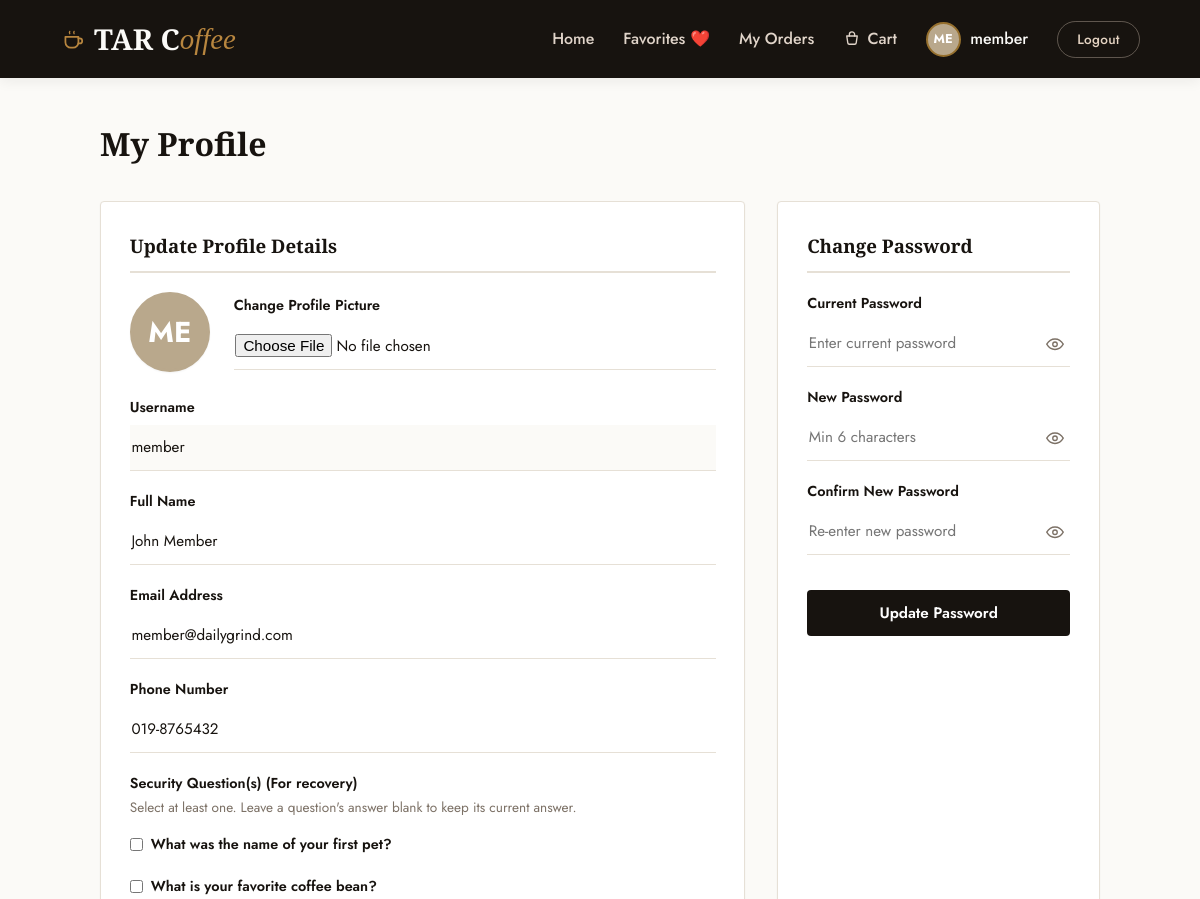
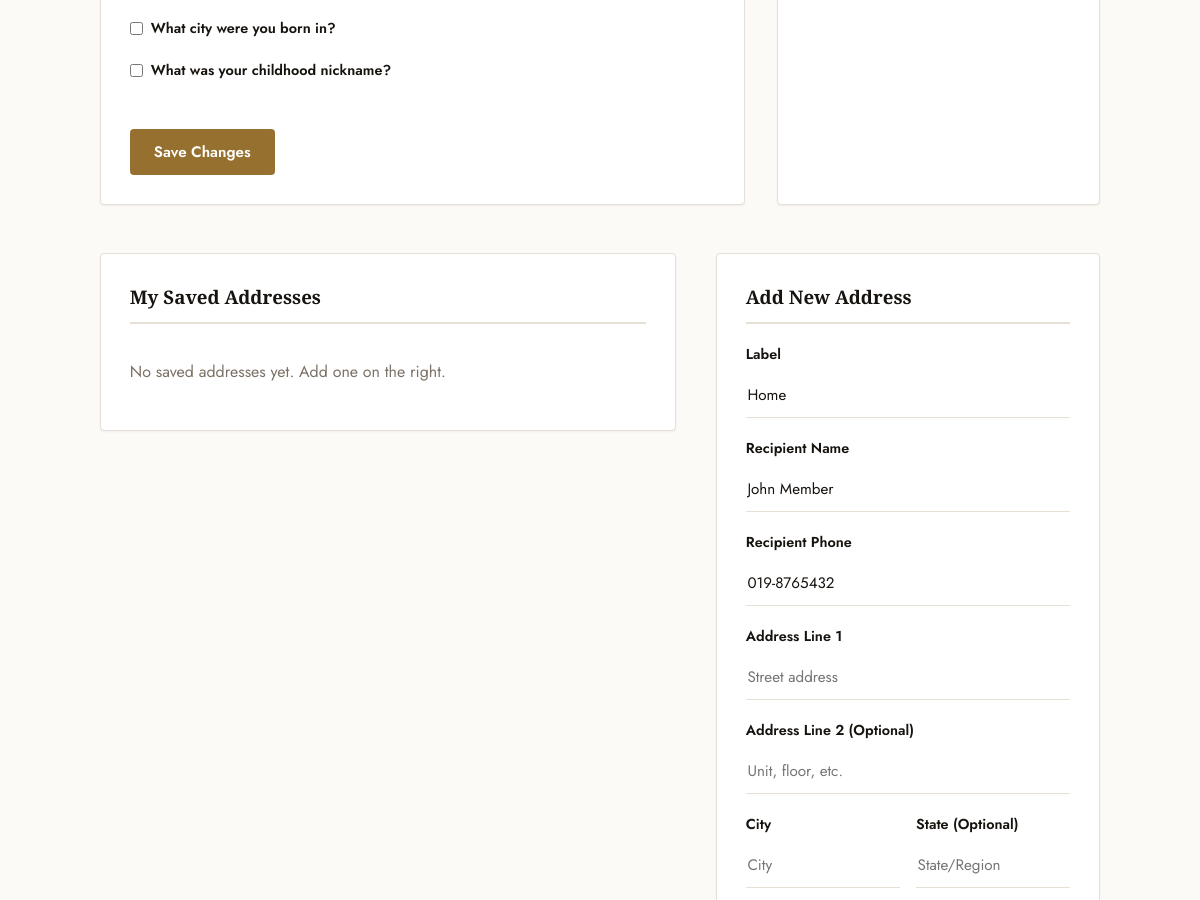
The page /profile.php (signed in, upper part) on the database as committed earlier (2 pictures, top to bottom).
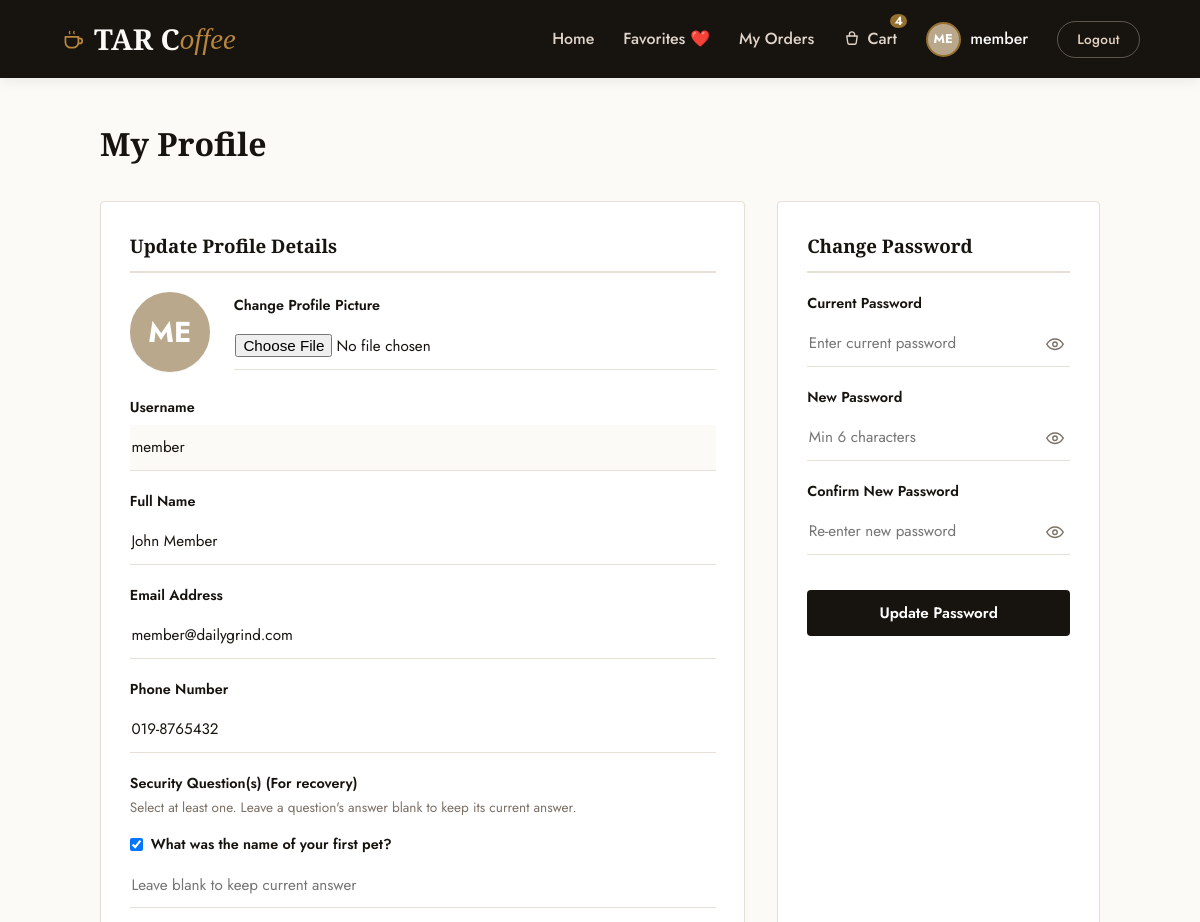
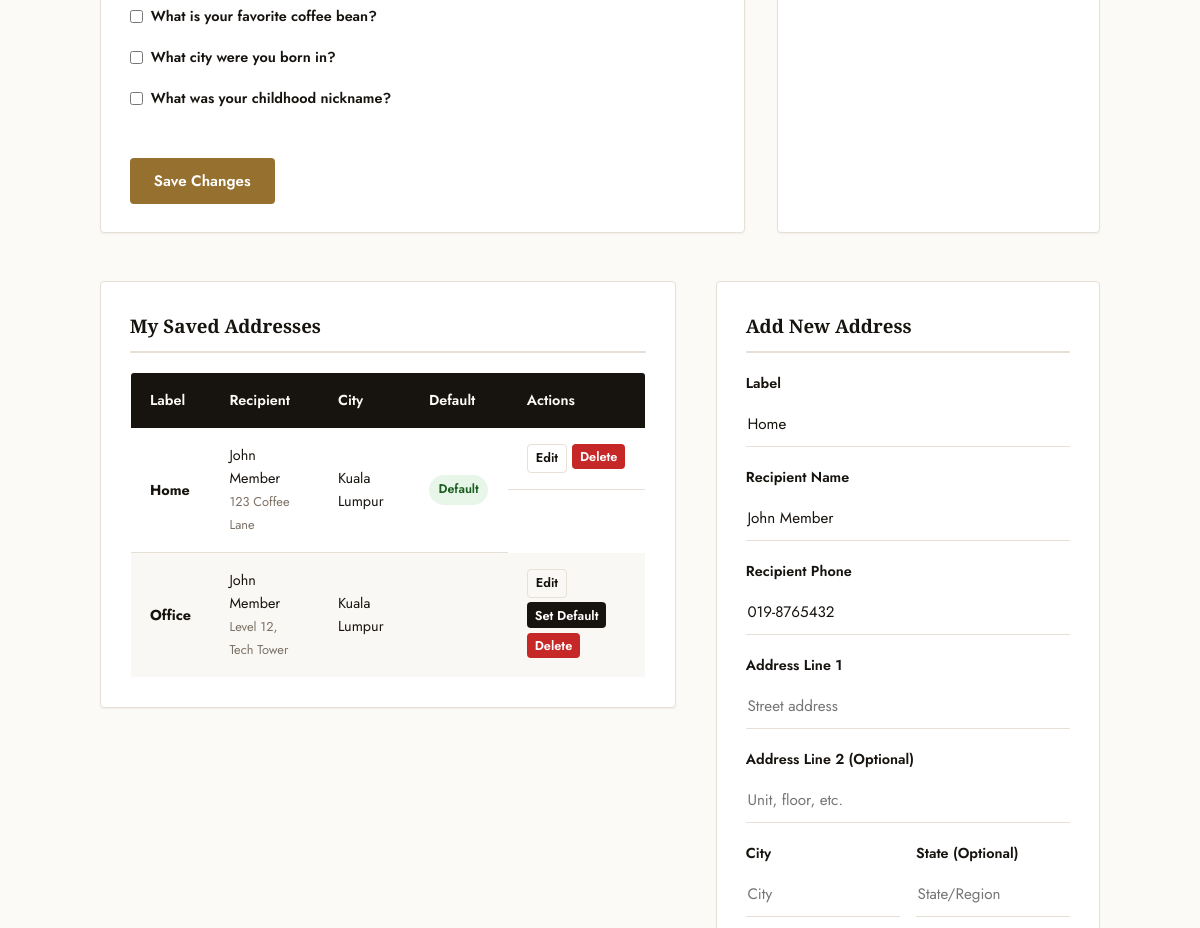
The same page on the database as committed later (2 pictures, top to bottom).
### tables this page shows
CREATE TABLE `user_addresses` (
  `id` INT AUTO_INCREMENT PRIMARY KEY,
  `user_id` INT NOT NULL,
  `address_label` VARCHAR(50) NOT NULL DEFAULT 'Home', 
  `recipient_name` VARCHAR(100) NOT NULL,            
  `recipient_phone` VARCHAR(20) NOT NULL,
  `address_line_1` VARCHAR(255) NOT NULL,
  `address_line_2` VARCHAR(255) DEFAULT NULL,
  `city` VARCHAR(100) NOT NULL,
  `state` VARCHAR(100) DEFAULT NULL,
  `zip_code` VARCHAR(20) NOT NULL,
  `is_default` TINYINT(1) NOT NULL DEFAULT 0,          
  `created_at` TIMESTAMP DEFAULT CURRENT_TIMESTAMP,
  FOREIGN KEY (`user_id`) REFERENCES `users` (`id`) ON DELETE CASCADE,
  INDEX `idx_user_addresses_lookup` (`user_id`)        
);

### includes/auth.php (called while the page is built, shortened)
<?php
function is_logged_in() {
    return isset($_SESSION['user_id']);
}
function is_admin() {
    return is_logged_in() && in_array($_SESSION['user_role'] ?? '', ['admin', 'super_admin'], true);
}
function is_member() {
    return is_logged_in() && isset($_SESSION['user_role']) && $_SESSION['user_role'] === 'member';
}
?>

### profile.php (the view, shortened to what the changed rows need)
<?php
require_once __DIR__ . '/includes/header.php';
$user = get_logged_in_user($pdo);
$questions = [
    'pet' => 'What was the name of your first pet?',
    'coffee' => 'What is your favorite coffee bean?',
    'city' => 'What city were you born in?',
    'nickname' => 'What was your childhood nickname?'
];
$sec_stmt = $pdo->prepare("SELECT security_question FROM user_security_answers WHERE user_id = ?");
$sec_stmt->execute([$user['id']]);
$current_questions = $sec_stmt->fetchAll(PDO::FETCH_COLUMN);
$selected_questions = array_keys(array_intersect($questions, $current_questions));
$addr_action = $_GET['addr_action'] ?? 'list';
$addr_id = isset($_GET['addr_id']) ? intval($_GET['addr_id']) : 0;
$addr_list_stmt = $pdo->prepare("SELECT * FROM user_addresses WHERE user_id = ? ORDER BY is_default DESC, id ASC");
$addr_list_stmt->execute([$user['id']]);
$user_addresses = $addr_list_stmt->fetchAll();
?>
<div style="max-width: 1000px; margin: 0 auto;">
    <h1 class="page-title">My Profile</h1>
    <div class="admin-columns">
        <section class="admin-panel">
            <form action="profile.php" method="POST" enctype="multipart/form-data" novalidate>
                <div class="form-group">
                    <?php foreach ($questions as $q_slug => $q_text): $checked = in_array($q_slug, $selected_questions); ?>
                        <div class="sec-question-row" style="margin-bottom: 0.75rem;">
                            <label class="check-label">
                                <input type="checkbox" name="security_questions[]" value="<?= htmlspecialchars($q_slug) ?>" class="sec-question-checkbox" <?= $checked ? 'checked' : '' ?>>
                                <?= htmlspecialchars($q_text) ?>
                            </label>
                            <input type="text" name="security_answers[<?= htmlspecialchars($q_slug) ?>]" value="" class="form-control sec-question-answer" placeholder="Leave blank to keep current answer" style="margin-top: 0.4rem;<?= $checked ? '' : ' display:none;' ?>">
                        </div>
                    <?php endforeach; ?>
                </div>
            </form>
        </section>
    </div>
    <div class="list-detail-columns" style="grid-template-columns: 1.5fr 1fr; margin-top: 3rem;">
        <section class="admin-panel">
            <h3>My Saved Addresses</h3>
            <?php if (empty($user_addresses)): ?>
                <p style="color: var(--text-muted); padding: 1rem 0;">No saved addresses yet. Add one on the right.</p>
            <?php else: ?>
                <div class="table-responsive">
                    <table class="table" style="font-size: 0.9rem;">
                        <thead>
                            <tr>
                                <th>Label</th>
                                <th>Recipient</th>
                                <th>City</th>
                                <th>Default</th>
                                <th>Actions</th>
                            </tr>
                        </thead>
                        <tbody>
                            <?php foreach ($user_addresses as $a): ?>
                                <tr style="<?= ($addr_action === 'edit' && $addr_id === $a['id']) ? 'background-color: #FAF6F0;' : '' ?>">
                                    <td><strong><?= htmlspecialchars($a['address_label']) ?></strong></td>
                                    <td><?= htmlspecialchars($a['recipient_name']) ?><br><span style="font-size: 0.8rem; color: var(--text-muted);"><?= htmlspecialchars($a['address_line_1']) ?></span></td>
                                    <td><?= htmlspecialchars($a['city']) ?></td>
                                    <td>
                                        <?php if ($a['is_default']): ?>
                                            <span class="badge badge-active">Default</span>
                                        <?php endif; ?>
                                    </td>
                                    <td style="display: flex; gap: 0.3rem; flex-wrap: wrap;">
                                        <a href="profile.php?addr_action=edit&addr_id=<?= $a['id'] ?>" class="btn btn-secondary btn-sm btn-xs">Edit</a>
                                        <?php if (!$a['is_default']): ?>
                                            <form action="profile.php" method="POST" style="margin: 0;">
                                                <button type="submit" class="btn btn-primary btn-sm btn-xs">Set Default</button>
                                            </form>
                                        <?php endif; ?>
                                        <form action="profile.php" method="POST" style="margin: 0;">
                                            <button type="submit" class="btn btn-danger btn-sm btn-xs confirm-action" data-confirm-message="Delete the '<?= htmlspecialchars($a['address_label']) ?>' address?">Delete</button>
                                        </form>
                                    </td>
                                </tr>
                            <?php endforeach; ?>
                        </tbody>
                    </table>
                </div>
            <?php endif; ?>
        </section>
    </div>
</div>
<?php
require_once __DIR__ . '/includes/footer.php';
?>

### includes/header.php (shortened to what the changed rows need)
<?php
$is_admin_dir = (strpos($_SERVER['SCRIPT_NAME'], '/admin/') !== false);
$base_path = $is_admin_dir ? '../' : './';
$current_page = basename($_SERVER['SCRIPT_NAME']);
function nav_active(string $page, bool $in_admin_dir, string $current_page, bool $is_admin_dir): string {
    return ($in_admin_dir === $is_admin_dir && $current_page === $page) ? ' active' : '';
}
$has_hero = ($current_page === 'index.php' && !$is_admin_dir);
require_once __DIR__ . '/db.php';
require_once __DIR__ . '/auth.php';
$cart_count = 0;
if (is_logged_in() && is_member() && isset($pdo)) {
    $stmt = $pdo->prepare("SELECT SUM(quantity) as total_qty FROM cart WHERE user_id = ?");
    $stmt->execute([$_SESSION['user_id']]);
    $cart_result = $stmt->fetch();
    $cart_count = intval($cart_result['total_qty'] ?? 0);
}
?>
<!DOCTYPE html>
<html lang="en">
<head>
    <link rel="stylesheet" href="<?= $base_path ?>assets/css/style.css?v=<?= @filemtime(__DIR__ . '/../assets/css/style.css') ?>">
</head>
<body>
<header id="site-header" class="<?= $has_hero ? 'nav-transparent' : '' ?>">
    <div class="nav-container">
        <nav>
            <ul class="nav-menu">
                <?php if (is_admin()): ?>
                    <li class="nav-item"><a href="<?= $base_path ?>admin/index.php" class="<?= trim(nav_active('index.php', true, $current_page, $is_admin_dir)) ?>">Dashboard</a></li>
                    <li class="nav-item"><a href="<?= $base_path ?>admin/categories.php" class="<?= trim(nav_active('categories.php', true, $current_page, $is_admin_dir)) ?>">Categories</a></li>
                    <li class="nav-item"><a href="<?= $base_path ?>admin/products.php" class="<?= trim(nav_active('products.php', true, $current_page, $is_admin_dir)) ?>">Products</a></li>
                    <li class="nav-item"><a href="<?= $base_path ?>admin/option_templates.php" class="<?= trim(nav_active('option_templates.php', true, $current_page, $is_admin_dir)) ?>">Option Templates</a></li>
                    <li class="nav-item"><a href="<?= $base_path ?>admin/vouchers.php" class="<?= trim(nav_active('vouchers.php', true, $current_page, $is_admin_dir)) ?>">Vouchers</a></li>
                    <li class="nav-item"><a href="<?= $base_path ?>admin/users.php" class="<?= trim(nav_active('users.php', true, $current_page, $is_admin_dir)) ?>">Users</a></li>
                    <li class="nav-item"><a href="<?= $base_path ?>admin/orders.php" class="<?= trim(nav_active('orders.php', true, $current_page, $is_admin_dir)) ?>">Orders</a></li>
                    <li class="nav-item"><a href="<?= $base_path ?>admin/reports.php" class="<?= trim(nav_active('reports.php', true, $current_page, $is_admin_dir)) ?>">Reports</a></li>
                <?php elseif (is_member()): ?>
                    <li class="nav-item">
                        <a href="<?= $base_path ?>cart.php" class="cart-link<?= nav_active('cart.php', false, $current_page, $is_admin_dir) ?>">
                            <svg viewBox="0 0 24 24" fill="none" stroke="currentColor" stroke-width="1.8" stroke-linecap="round" stroke-linejoin="round"><path d="M5 8h14l-1.4 9.2a2 2 0 0 1-2 1.8H8.4a2 2 0 0 1-2-1.8L5 8z"/><path d="M8.5 8V6a3.5 3.5 0 0 1 7 0v2"/></svg>
                            Cart
                            <?php if ($cart_count > 0): ?>
                                <span class="cart-count"><?= $cart_count ?></span>
                            <?php endif; ?>
                        </a>
                    </li>
                <?php endif; ?>
            </ul>
        </nav>
    </div>
</header>
<main>

Rows that differ between the two databases and show on the page:
added user_addresses: address_label "Home", recipient_name "John Member", address_line_1 "123 Coffee Lane", city "Kuala Lumpur", is_default "Default"
added user_addresses: address_label "Office", recipient_name "John Member", address_line_1 "Level 12, Tech Tower", city "Kuala Lumpur"
Other text that changed with them:
$cart_count: (not shown) → "4"
form field value: "☐" → "☑"
text no longer shown: "No saved addresses yet. Add one on the right."
text now shown: "Label Recipient City Default Actions"
